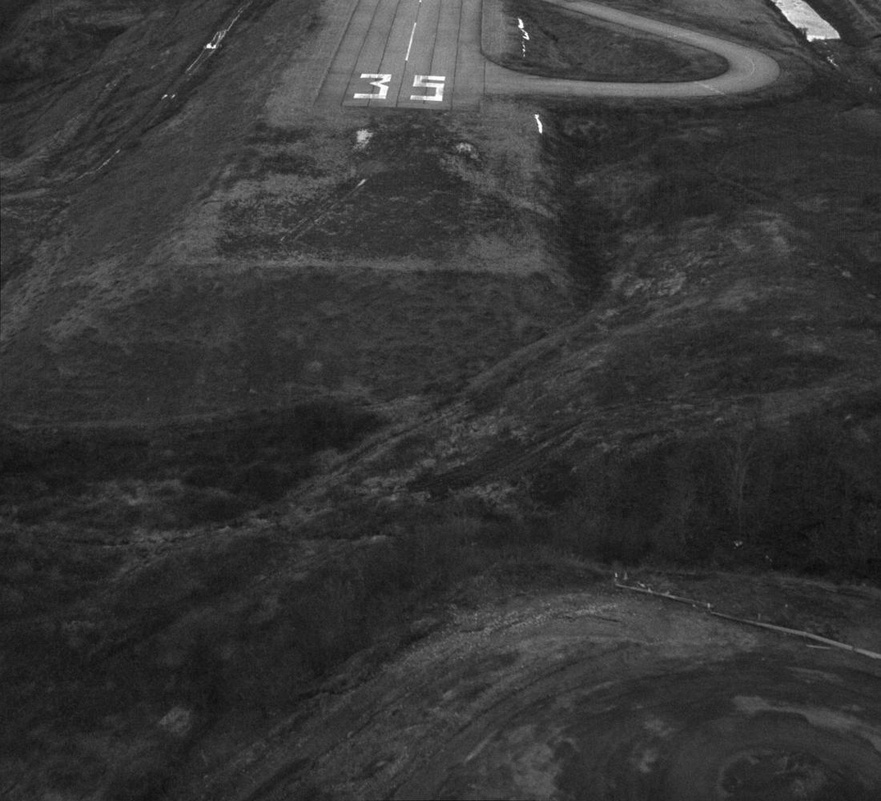
%> input picture assgn7/data/landing/frame0190_crop.jpg, 881 x 801 px, shrunk from 1100 x 1000 before the run
$ octave --eval "result = corner_ST(imread('../../assgn7/data/landing/frame0190_crop.jpg'));"   (GNU Octave 9; MATLAB toolbox functions it lacks are replaced by stand-ins)
%> lines starting %> are read from the running program, lines starting %| are printed output that depends on the picture; in (x1, y1, x2, y2) boxes, pixels count from 0 and x2, y2 are one past the last pixel; in counts of white or black regions, pixels touching at a corner belong together; the program's own positions count from 1
function [ r c ] = corner_ST( img,ptNum )
%[ r c ] = corner_ST( img )
%	Find corner points in image using Shi-Tomasi method
%   IMG should be gray.R and C are the coordinates of corners(col vec)

img = im2double(img);
h1 = fspecial('gauss',[6 6],1.5);
hd = imfilter(h1,[-1 1],'rep');
hd = hd(1:5,1:5); % use the HOG gradient
% hd = [-1 0 1];
imgdx = imfilter(img,hd,'rep');
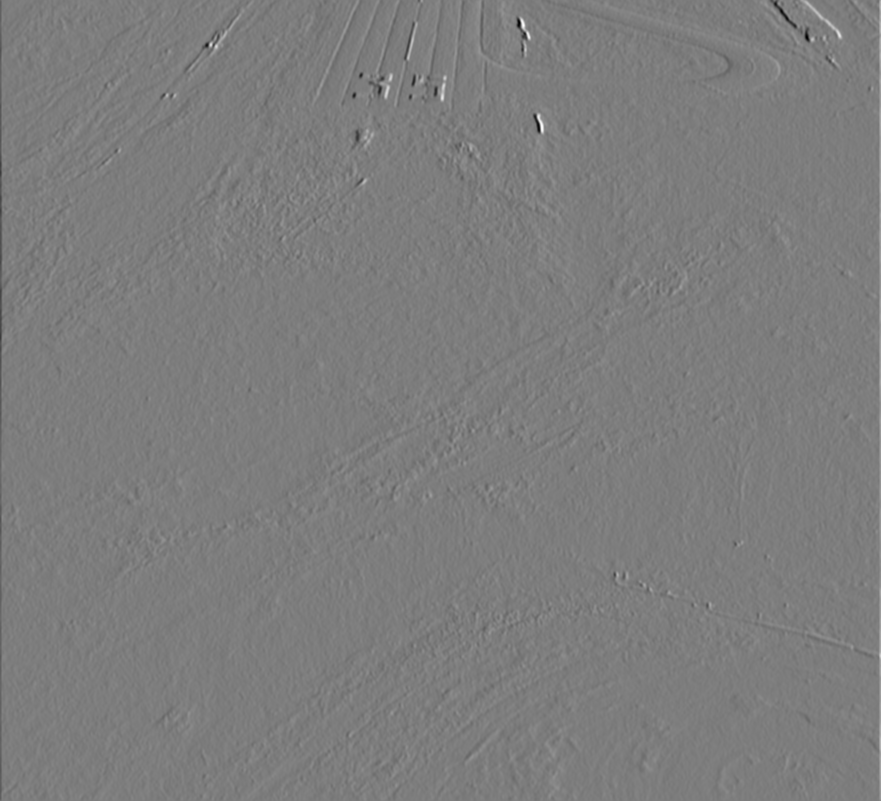
%> imgdx: size 801x881 double; min -0.116, max 0.12, mean -4.94e-06; drawn with min black and max white
imgdy = imfilter(img,hd','rep');
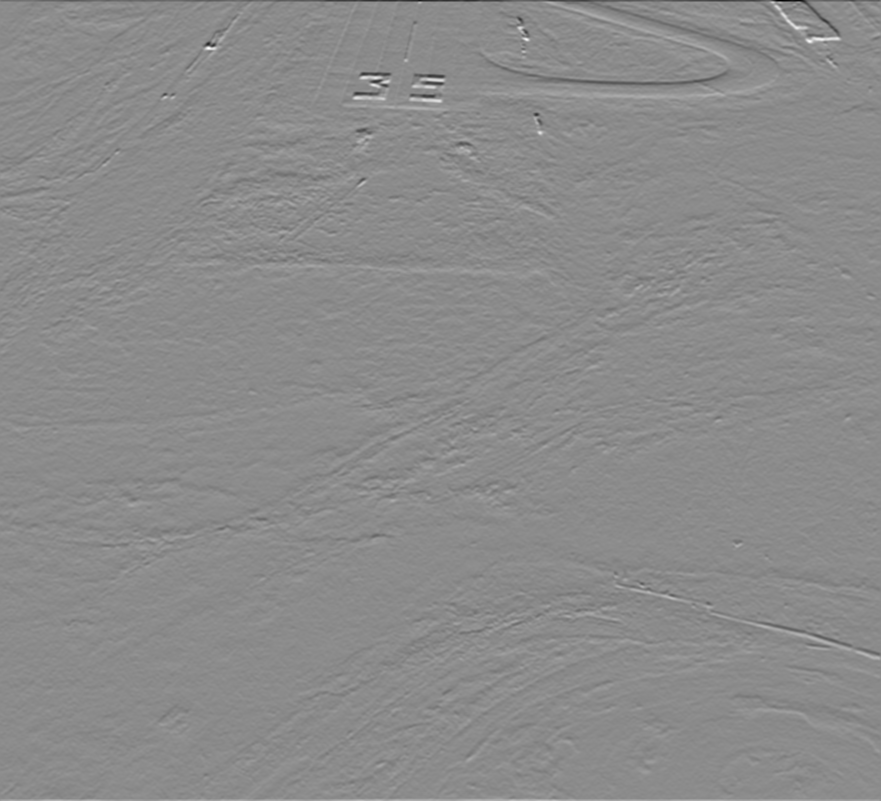
%> imgdy: size 801x881 double; min -0.145, max 0.12, mean 5.24e-05; drawn with min black and max white

ker = fspecial('gauss',[5 5],1.5); % weight of the patch
imgdx2 = imfilter(imgdx.^2,ker,'rep');
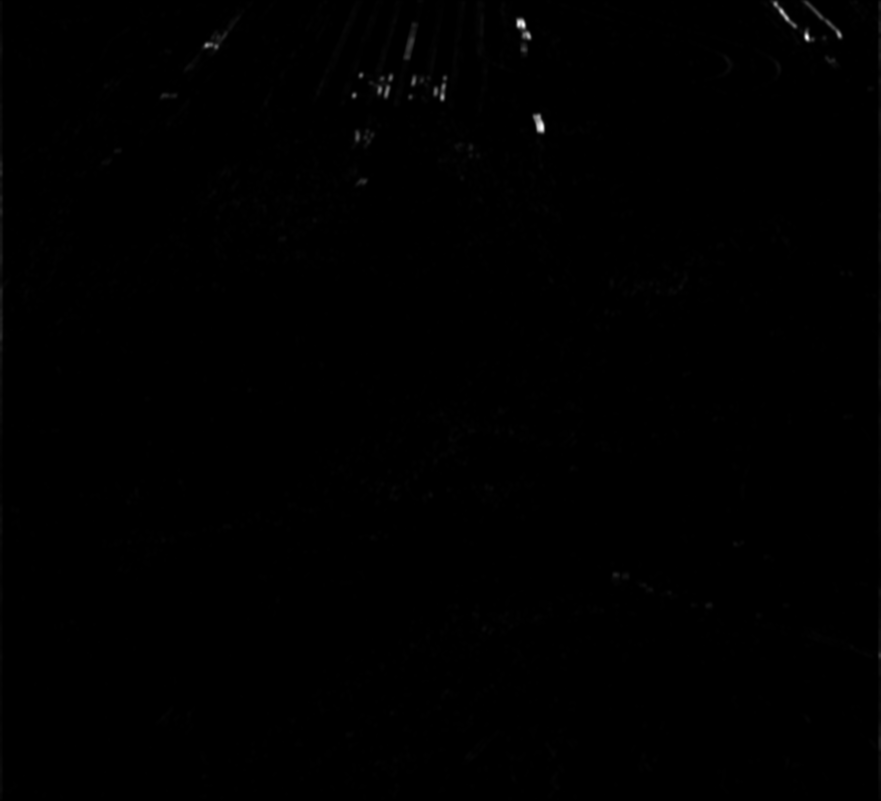
%> imgdx2: size 801x881 double; min 9.71e-08, max 0.00786, mean 2.38e-05; drawn with min black and max white
imgdxdy = imfilter(imgdx.*imgdy,ker,'rep');
imgdy2 = imfilter(imgdy.^2,ker,'rep');

A = zeros(2,2,numel(img));
A(1,1,:) = imgdx2(:);
A(1,2,:) = imgdxdy(:);
A(2,1,:) = imgdxdy(:);
A(2,2,:) = imgdy2(:);
ev = real(eig2(A));

evTh = .1;
minEv = min(ev,[],2);
minEv = reshape(minEv,size(img));
R = (minEv > evTh*max(max(minEv)));
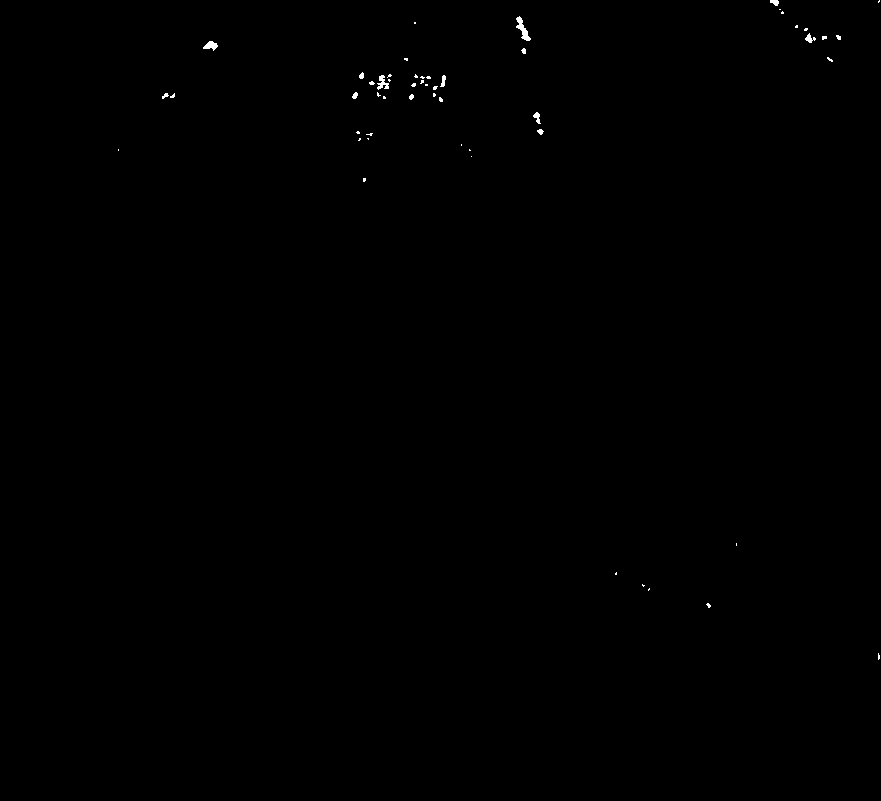
%> R: size 801x881 logical; 0.14% white; 53 white regions (40 under 20 px), largest, box (x1, y1, x2, y2) and area: (516, 16, 531, 41) 149, (377, 75, 389, 90) 94, (203, 41, 218, 51) 86
% fis(R)

Rmax = ordfilt2(minEv,9,ones(3));
Rcorner = (minEv == Rmax) & R; % non-maximal suppression
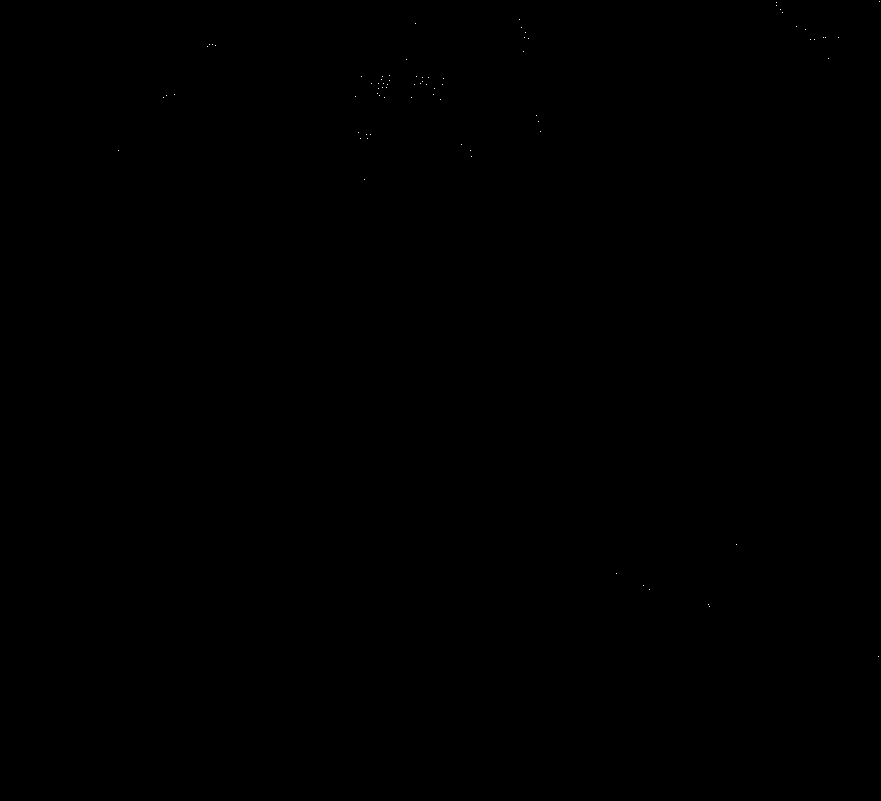
%> Rcorner: size 801x881 logical; 0.01% white in thin lines or dots, all inside (x1, y1, x2, y2) = (118, 1, 880, 657)
% fis(Rcorner)
I = find(Rcorner);
%> I = 77 values from 94669 to 704081

if exist('ptNum','var') && nnz(Rcorner) > ptNum
	selEvs = minEv(I); % find the ptNum corners with the largest ev
	[~,I1] = sort(selEvs,'descend');
	I = I(I1(1:ptNum));
end
[r c] = ind2sub(size(img),I); % points' positions
%> r = 77 values, max 657 at index 76, min 2 at index 77, mean 124.7; c = 77 values from 119 to 880
%> `result = corner_ST(imread('../../assgn7/data/landing/frame0190_crop.jp..`: result has the same summary as r in corner_ST

end

function ev = eig2(a) % eigenvalue of a 2*2 matrix
b = -(a(1,1,:)+a(2,2,:));
detA = a(1,1,:).*a(2,2,:)-a(1,2,:).*a(2,1,:);
delta = b.^2-4*detA;
ev = [-b+sqrt(delta),-b-sqrt(delta)]/2;
ev = reshape(ev,2,[])'; % N-by-2
end
